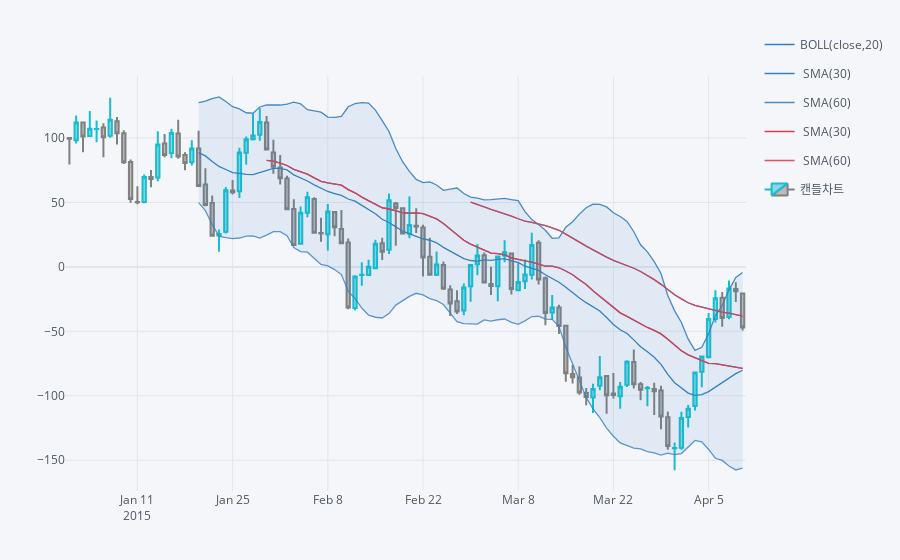

The notebook cell this image was saved under:
### Code cell
qf.add_sma([30,60], color='red')
qf.iplot()
